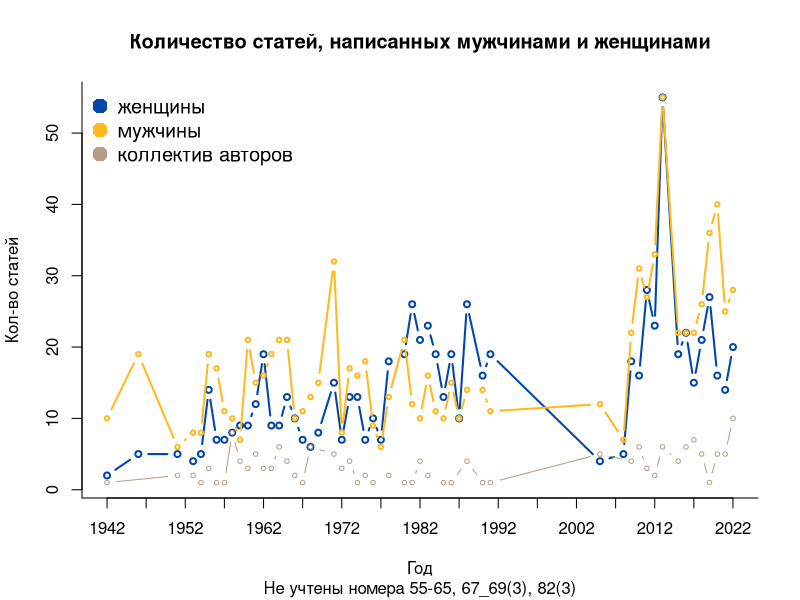

Write the R code that produced this figure. (Note: this script raises an error after producing the figure.)

#Gender studies------

library(ggplot2)
library(ggridges)
library(dplyr)
library(readr)

metadata <- read.csv("metadata.csv")

# смотрим, сколько всего женщин, мужчин и соавторств
table(metadata$Gender)

# группируем данные по году и гендеру и считаем количество записей
df_summary <- metadata %>%
  group_by(Year, Gender) %>%
  summarise(Count = n(), .groups = 'drop')

# разделяем данные по группам
data_male <- df_summary[df_summary$Gender == "м", ]
data_female <- df_summary[df_summary$Gender == "ж", ]
data_group <- df_summary[df_summary$Gender == "—", ]

# строим базовый график для женщин
plot(data_female$Count ~ data_female$Year, 
     type="b", 
     bty="l", 
     xlab="Год", 
     ylab="Кол-во статей", 
     col="#0047AC", 
     lwd=2, 
     #pch=22, # квадрат
     cex=0.8, # Размер точек
     ylim=c(1, max(df_summary$Count)),
     main="Количество статей, написанных мужчинами и женщинами",# Название графика
     sub="Не учтены номера 55-65, 67_69(3), 82(3)",
     xaxt="n" # Скрыть ось x для последующего ее определения
)

axis(side = 1, at = seq(min(data_female$Year), max(data_female$Year), by = 5))

# Добавляем линии и точки для мужчин
points(data_male$Count ~ data_male$Year, 
       col="#FFB921",
       lwd=2, 
       #pch=25, # перевернутый треугольник
       cex=0.6,
       type="b"
)

# Добавляем линии и точки для коллективов
points(data_group$Count ~ data_group$Year, 
       col="#b29e89", 
       lwd=1, 
       #pch=21, # круг
       cex=0.6,
       type="b"
)

# Добавляем подписи к пиковым точкам для каждой группы
# with(data_female, text(Year, Count, labels=Count, pos=3, cex=0.7))
# with(data_male, text(Year, Count, labels=Count, pos=3, cex=0.7))
# with(data_group, text(Year, Count, labels=Count, pos=3, cex=0.7))

# Добавляем легенду в левый верхний угол
legend("topleft", 
       legend = c("женщины", "мужчины", "коллектив авторов"), 
       col = c("#0047AC", "#FFB921", "#b29e89"),
       pch = c(16, 16, 16),  # Добавляем точки разных типов
       pt.cex = 2, # Размер символов в легенде
       cex = 1.2, # Размер текста в легенде
       bty = "n", # Убираем границу вокруг легенды
       text.col = "black"
)
ggsave("article_per_year.png", plot=plot())

# столбчатые диаграммы =====
# Преобразование года в фактор для упорядочивания на графике
df_filtered <- df_summary %>% 
  filter(Gender %in% c("м", "ж"))

df_filtered$Year <- as.numeric(as.character(df_filtered$Year))

# График с фасетированием по гендеру

ggplot(df_filtered, aes(x = Year, y = Count, fill = Gender)) +
  geom_col(position = position_dodge()) + # Использование position_dodge для разделения столбцов по гендеру
  scale_x_continuous(breaks = seq(min(df_filtered$Year), max(df_filtered$Year), by = 5)) +
  scale_fill_manual(values = c("м" = "#FFB921", "ж" = "#0047AC")) +
  labs(title = 'Распределение статей по годам и гендеру', 
       subtitle = 'Не учтены номера 55-65, 67_69(3), 82(3)', 
       x = 'Год', 
       y = 'Количество статей') +
  theme_minimal() +
  theme(legend.position = "top", axis.text.x = element_text(angle = 90, hjust = 1))

ggsave("barchart.png", bg = "white")

#ggplot(df_filtered, aes(x = Year, y = Count, fill = Gender)) +
#  geom_col() +
 # facet_wrap(~ Gender, scales = "free_y") +
  #scale_x_continuous(breaks = seq(min(df_filtered$Year), max(df_filtered$Year), by = 5)) +
#  scale_fill_manual(values = c("м" = "#b29e89", "ж" = "#13d9b4")) +
#  labs(title = 'Распределение статей по годам и гендеру', x = 'Год', y = 'Количество статей') +
#  theme_minimal() +
#  theme(legend.position = "top", axis.text.x = element_text(angle = 90, hjust = 1))

